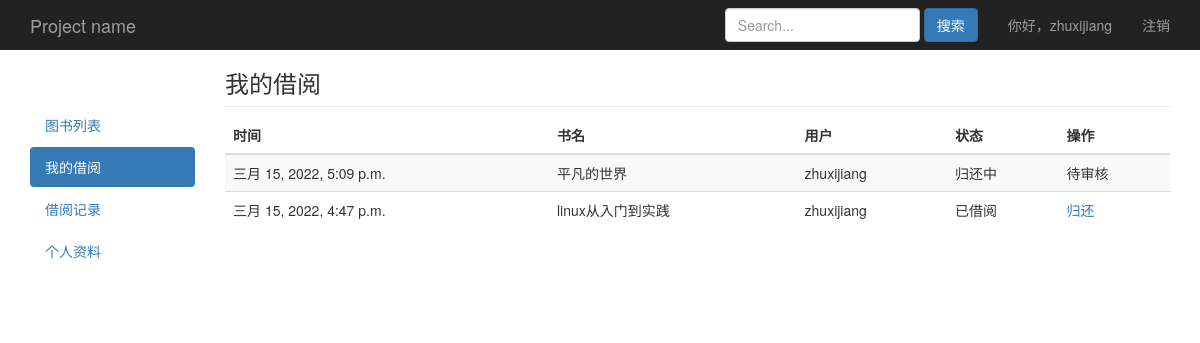
The page /book/myborrow/ (signed in) on the database as committed earlier.
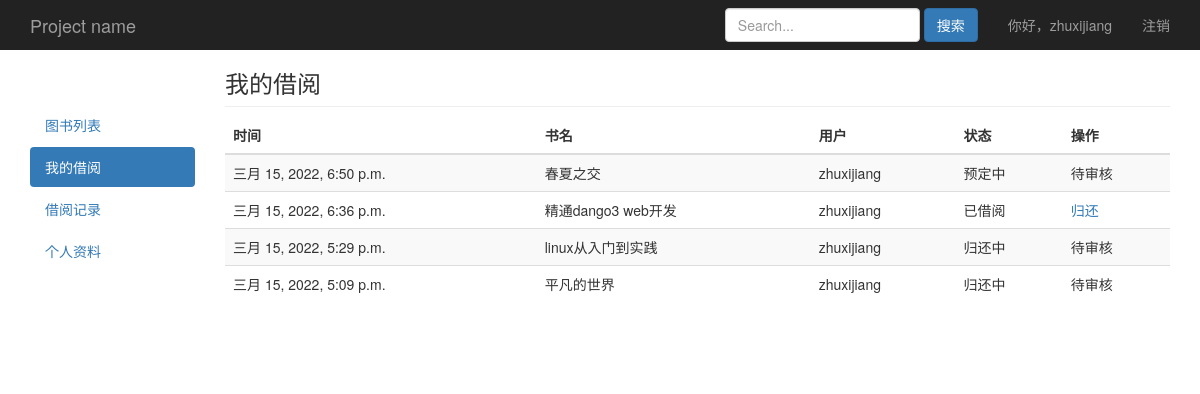
The same page on the database as committed later.
### book/models.py (models this page shows)
class UserProfile(AbstractUser):
    choice_gender = (
        ('male','男'),
        ('female','女'),
    )
    gender = models.CharField(max_length=6,choices=choice_gender,default='male',verbose_name='性别')
    mobile = models.IntegerField(null=True,verbose_name='手机号码')
    class Meta:
        verbose_name_plural = '用户列表'
    def __str__(self):
        return self.username

class Order(models.Model):
    choice_status = (
        (1,'预定中'),
        (2,'已借阅'),
        (3,'归还中'),
        (4,'已归还'),
    )
    m_time = models.DateTimeField(auto_now=True,verbose_name='更新时间')
    username = models.ForeignKey(settings.AUTH_USER_MODEL,on_delete=models.CASCADE,related_name='log_username',verbose_name='用户')
    book = models.ForeignKey(Book,on_delete=models.CASCADE,related_name='log_book',verbose_name='书名')
    status = models.SmallIntegerField(choices=choice_status,verbose_name='状态')
    class Meta:
        verbose_name_plural = '借阅订单'
    def audit(self):
        if self.status == 1:
            return format_html(
                '<button type="button" class="el-button el-button--primary el-button--small"> \
                <a href="/borrow_out/{}/"><span style="color:#FFF">借出</span></a></button>',self.id
            )
        elif self.status == 3:
            return format_html(
                '<button type="button" class="el-button stop-submit el-button--danger el-button--small"> \
                <a href="/return_in/{}/"><span style="color:#FFF">归还</span></a></button>',self.id
            )
    audit.short_description = '审核'

class Book(models.Model):
    name = models.CharField(max_length=30,blank=False,verbose_name='书名')
    category = models.ForeignKey(Category,on_delete=models.CASCADE,default='',blank=False,related_name='books_category',verbose_name='类别')
    author = models.CharField(max_length=30,null=True,blank=False,verbose_name='作者')
    publisher = models.CharField(max_length=30,null=True,blank=False,verbose_name='出版社')
    count = models.IntegerField(default=1,verbose_name='库存')
    img = models.ImageField(upload_to='book_img/%Y/%m/%d/',blank=True,null=True,default='book_img/default.jpg',verbose_name='书籍图片')
    content = models.TextField(null=True,blank=True,verbose_name='内容简介')
    create_time = models.DateTimeField(auto_now_add=True,verbose_name='入库时间')
    class Meta:
        verbose_name_plural = '图书列表'
    def __str__(self):
        return self.name

### book/views.py (the view)
# urls.py: path('book/myborrow/',views.myborrow,name='book_myborrow'),
@login_required
def myborrow(request):
	obj_order = Order.objects.filter(username=request.user,status__lt=4).order_by('-m_time')
	paginator = Paginator(obj_order,10)
	page = request.GET.get('page')
	try:
		obj_order = paginator.page(page)
	except PageNotAnInteger:
		obj_order = paginator.page(1)
	except EmptyPage:
		obj_order = paginator.page(paginator.num_pages)
	return render(request,'book/myborrow.html',locals())

### book/templates/book/myborrow.html (shortened to what this page needs)
{% extends "book/base.html" %}
{% block nav %}
<ul class="nav nav-pills nav-stacked">
  <li><a href="/">图书列表</a></li>
  <li class="active"><a href="/book/myborrow/">我的借阅<span class="sr-only">(current)</span></a></li>
  <li><a href="/book/record/">借阅记录</a></li>
  <li><a href="/book/usercenter/">个人资料</a></li>
</ul>
{% endblock %}
{% block content %}
<h3 class="sub-header">我的借阅</h3>
<div class="table-responsive">
  <table class="table table-striped">
    <thead>
      <tr>
        <th>时间</th>
        <th>书名</th>
        <th>用户</th>
        <th>状态</th>
        <th>操作</th>
      </tr>
    </thead>
    <tbody>
      {% for field in obj_order %}
      <tr>
        <td>{{field.m_time}}</td>
        <td>{{field.book}}</td>
        <td>{{field.username}}</td>
        <td>{{field.get_status_display}}</td>
        <td>
          {% if field.status == 2 %}
          <a href="/book/{{field.id}}/return/">归还</a>
          {% else %}
          <span>待审核</span>
        </td>
        {% endif %}
      </tr>
      {% endfor %}
    </tbody>
  </table>
</div>
{% endblock %}

### book/templates/book/base.html (shortened to what this page needs)
{% load static %}
<!doctype html>
<html lang="en">
<head>
  <link href="{% static "bootstrap-3.4.1-dist/css/bootstrap.min.css" %}" rel="stylesheet">
  <link href="{% static "css/style.css" %}" rel="stylesheet">
</head>
<body>
  <nav class="navbar navbar-inverse navbar-fixed-top">
    <div class="container">
      <div class="navbar-header">
        <a class="navbar-brand" href="/">Project name</a>
      </div>
      <div id="navbar" class="navbar-collapse collapse">
        <ul class="nav navbar-nav navbar-right">
          <li><a>你好，{{request.user}}</a></li>
          <li><a href="/logout/">注销</a></li>
        </ul>
        <form class="navbar-form navbar-right" method='get' action='/book/search/'>
          <input type="text" name="search" class="form-control" placeholder="Search...">
          <button type="submit" class="btn btn-primary">搜索</button>
        </form>
      </div>
    </div>
  </nav>
  <div class="container">
    <div class="row">
      <div class="col-md-2">
        <div style="padding-top:55px"></div>
        {% block nav %} {% endblock %}
      </div>
      <div class="col-md-10">
        {% block content %}{% endblock %}
      </div>
    </div>
    <div class="row">
      <div class="col-md-6"></div>
      <div class="col-md-6">
      </div>
    </div>
  </div>
</body>
</html>

### book/static/css/style.css (style rules this page uses)
body { padding-top: 50px; }
.sub-header { padding-bottom: 10px; border-bottom: 1px solid #eee; }
.navbar-fixed-top { border: 0; }

Rows that differ between the two databases and show on the page:
added Order: m_time "三月 15, 2022, 6:50 p.m.", book "春夏之交", username "zhuxijiang", status "预定中", shows "待审核"
added Order: m_time "三月 15, 2022, 6:36 p.m.", book "精通dango3 web开发", username "zhuxijiang", status "已借阅"
changed Order "linux从入门到实践": m_time "三月 15, 2022, 4:47 p.m." → "三月 15, 2022, 5:29 p.m."; status "已借阅" → "归还中"; status "归还" → "待审核"; moves up the list
